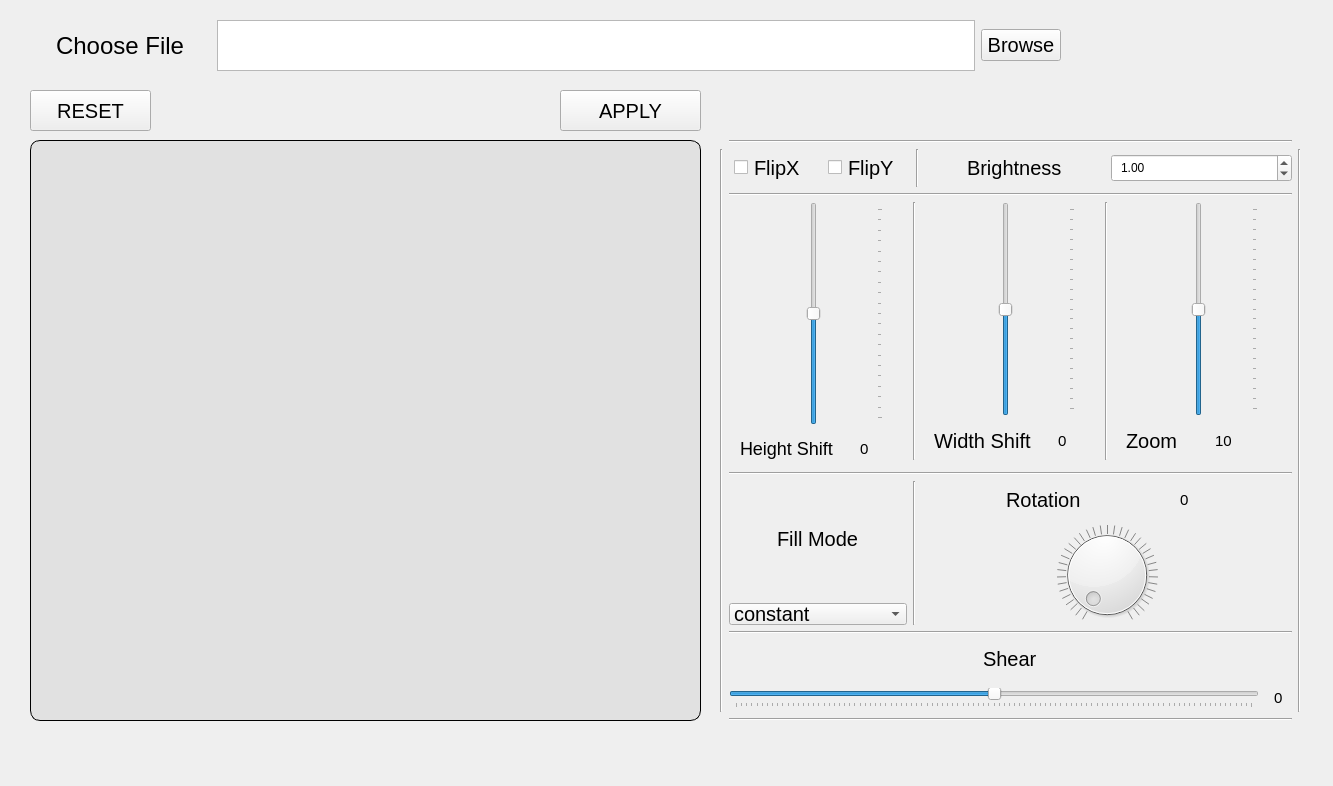
<?xml version="1.0" encoding="UTF-8"?>
<ui version="4.0">
 <class>MainWindow</class>
 <widget class="QMainWindow" name="MainWindow">
  <property name="geometry">
   <rect>
    <x>0</x>
    <y>0</y>
    <width>1333</width>
    <height>786</height>
   </rect>
  </property>
  <property name="windowTitle">
   <string>MainWindow</string>
  </property>
  <property name="styleSheet">
   <string notr="true"/>
  </property>
  <property name="animated">
   <bool>true</bool>
  </property>
  <widget class="QWidget" name="centralwidget">
   <widget class="QWidget" name="horizontalLayoutWidget">
    <property name="geometry">
     <rect>
      <x>30</x>
      <y>20</y>
      <width>1031</width>
      <height>51</height>
     </rect>
    </property>
    <layout class="QHBoxLayout" name="horizontalLayout">
     <item>
      <widget class="QLabel" name="label">
       <property name="enabled">
        <bool>true</bool>
       </property>
       <property name="styleSheet">
        <string notr="true">padding-left: 15px;
padding-right: 15px;
padding-top: 5px;
padding-bottom: 5px;
margin: 5px;
font: 18pt;
</string>
       </property>
       <property name="text">
        <string>Choose File</string>
       </property>
      </widget>
     </item>
     <item>
      <widget class="QTextEdit" name="textEdit">
       <property name="enabled">
        <bool>true</bool>
       </property>
       <property name="styleSheet">
        <string notr="true">font-size:15px;</string>
       </property>
       <property name="html">
        <string>&lt;!DOCTYPE HTML PUBLIC &quot;-//W3C//DTD HTML 4.0//EN&quot; &quot;http://www.w3.org/TR/REC-html40/strict.dtd&quot;&gt;
&lt;html&gt;&lt;head&gt;&lt;meta name=&quot;qrichtext&quot; content=&quot;1&quot; /&gt;&lt;style type=&quot;text/css&quot;&gt;
p, li { white-space: pre-wrap; }
&lt;/style&gt;&lt;/head&gt;&lt;body style=&quot; font-family:'MS Shell Dlg 2'; font-size:15px; font-weight:400; font-style:normal;&quot;&gt;
&lt;p style=&quot;-qt-paragraph-type:empty; margin-top:0px; margin-bottom:0px; margin-left:0px; margin-right:0px; -qt-block-indent:0; text-indent:0px; font-size:7.8pt;&quot;&gt;&lt;br /&gt;&lt;/p&gt;&lt;/body&gt;&lt;/html&gt;</string>
       </property>
      </widget>
     </item>
     <item>
      <widget class="QPushButton" name="browseButton">
       <property name="cursor">
        <cursorShape>PointingHandCursor</cursorShape>
       </property>
       <property name="styleSheet">
        <string notr="true">font-size:15pt</string>
       </property>
       <property name="text">
        <string>Browse</string>
       </property>
      </widget>
     </item>
    </layout>
   </widget>
   <widget class="QLabel" name="imagePreview">
    <property name="enabled">
     <bool>true</bool>
    </property>
    <property name="geometry">
     <rect>
      <x>30</x>
      <y>140</y>
      <width>671</width>
      <height>581</height>
     </rect>
    </property>
    <property name="mouseTracking">
     <bool>false</bool>
    </property>
    <property name="tabletTracking">
     <bool>true</bool>
    </property>
    <property name="acceptDrops">
     <bool>false</bool>
    </property>
    <property name="autoFillBackground">
     <bool>false</bool>
    </property>
    <property name="styleSheet">
     <string notr="true">background-color:rgba(203, 203, 203, 100);
border:1px solid black;
border-radius: 10px;
</string>
    </property>
    <property name="frameShape">
     <enum>QFrame::Box</enum>
    </property>
    <property name="text">
     <string/>
    </property>
    <property name="scaledContents">
     <bool>true</bool>
    </property>
    <property name="alignment">
     <set>Qt::AlignCenter</set>
    </property>
    <property name="wordWrap">
     <bool>false</bool>
    </property>
    <property name="openExternalLinks">
     <bool>false</bool>
    </property>
   </widget>
   <widget class="QPushButton" name="applyEffect">
    <property name="enabled">
     <bool>true</bool>
    </property>
    <property name="geometry">
     <rect>
      <x>560</x>
      <y>90</y>
      <width>141</width>
      <height>41</height>
     </rect>
    </property>
    <property name="cursor">
     <cursorShape>PointingHandCursor</cursorShape>
    </property>
    <property name="styleSheet">
     <string notr="true">font: 15pt;
</string>
    </property>
    <property name="text">
     <string>APPLY</string>
    </property>
   </widget>
   <widget class="QPushButton" name="resetButton">
    <property name="geometry">
     <rect>
      <x>30</x>
      <y>90</y>
      <width>121</width>
      <height>41</height>
     </rect>
    </property>
    <property name="cursor">
     <cursorShape>PointingHandCursor</cursorShape>
    </property>
    <property name="styleSheet">
     <string notr="true">font: 15pt;</string>
    </property>
    <property name="text">
     <string>RESET</string>
    </property>
   </widget>
   <widget class="QWidget" name="gridLayoutWidget_5">
    <property name="geometry">
     <rect>
      <x>720</x>
      <y>140</y>
      <width>581</width>
      <height>581</height>
     </rect>
    </property>
    <layout class="QGridLayout" name="gridLayout_5">
     <item row="4" column="1">
      <widget class="Line" name="line_4">
       <property name="styleSheet">
        <string notr="true">color:rgb(200,200,200);</string>
       </property>
       <property name="orientation">
        <enum>Qt::Horizontal</enum>
       </property>
      </widget>
     </item>
     <item row="3" column="1">
      <layout class="QGridLayout" name="gridLayout">
       <item row="0" column="4">
        <layout class="QVBoxLayout" name="verticalLayout_4">
         <item alignment="Qt::AlignHCenter">
          <widget class="QSlider" name="zoomXSlider">
           <property name="styleSheet">
            <string notr="true">width: 110px;</string>
           </property>
           <property name="minimum">
            <number>0</number>
           </property>
           <property name="maximum">
            <number>20</number>
           </property>
           <property name="value">
            <number>10</number>
           </property>
           <property name="orientation">
            <enum>Qt::Vertical</enum>
           </property>
           <property name="tickPosition">
            <enum>QSlider::TicksBelow</enum>
           </property>
           <property name="tickInterval">
            <number>1</number>
           </property>
          </widget>
         </item>
         <item>
          <layout class="QHBoxLayout" name="horizontalLayout_6">
           <item>
            <widget class="QLabel" name="zoomXLabel">
             <property name="styleSheet">
              <string notr="true">padding-top: 5px;
padding-bottom: 5px;
padding-left: 5px;
padding-right:5px;
margin: 2px;
font: 20px ;</string>
             </property>
             <property name="text">
              <string>Zoom</string>
             </property>
            </widget>
           </item>
           <item>
            <widget class="QLabel" name="zoomXValue">
             <property name="styleSheet">
              <string notr="true">padding-top: 5px;
padding-bottom: 5px;
padding-left: 5px;
padding-right:5px;
font-size:15px;
text-align: center;</string>
             </property>
             <property name="text">
              <string>10</string>
             </property>
            </widget>
           </item>
          </layout>
         </item>
        </layout>
       </item>
       <item row="3" column="2" colspan="3">
        <layout class="QGridLayout" name="gridLayout_2">
         <item row="0" column="0" colspan="2" alignment="Qt::AlignHCenter">
          <widget class="QLabel" name="rotationLabel">
           <property name="styleSheet">
            <string notr="true">padding-top: 5px;
padding-bottom: 5px;
padding-left: 10px;
padding-right:10px;
margin: 2px;
font: 15pt ;</string>
           </property>
           <property name="text">
            <string>Rotation</string>
           </property>
          </widget>
         </item>
         <item row="0" column="2">
          <widget class="QLabel" name="rotationValue">
           <property name="styleSheet">
            <string notr="true">padding-top: 5px;
padding-bottom: 5px;
padding-left: 5px;
padding-right:5px;
font-size:15px;
text-align: center;</string>
           </property>
           <property name="text">
            <string>0</string>
           </property>
          </widget>
         </item>
         <item row="1" column="0" colspan="3">
          <widget class="QDial" name="rotationDial">
           <property name="styleSheet">
            <string notr="true"/>
           </property>
           <property name="minimum">
            <number>0</number>
           </property>
           <property name="maximum">
            <number>360</number>
           </property>
           <property name="wrapping">
            <bool>false</bool>
           </property>
           <property name="notchTarget">
            <double>10.000000000000000</double>
           </property>
           <property name="notchesVisible">
            <bool>true</bool>
           </property>
          </widget>
         </item>
        </layout>
       </item>
       <item row="0" column="1">
        <widget class="Line" name="line">
         <property name="styleSheet">
          <string notr="true">color:rgb(200,200,200);</string>
         </property>
         <property name="orientation">
          <enum>Qt::Vertical</enum>
         </property>
        </widget>
       </item>
       <item row="3" column="1">
        <widget class="Line" name="line_2">
         <property name="styleSheet">
          <string notr="true">color:rgb(200,200,200);</string>
         </property>
         <property name="orientation">
          <enum>Qt::Vertical</enum>
         </property>
        </widget>
       </item>
       <item row="0" column="2">
        <layout class="QVBoxLayout" name="verticalLayout_3">
         <item alignment="Qt::AlignHCenter">
          <widget class="QSlider" name="widthSlider">
           <property name="enabled">
            <bool>true</bool>
           </property>
           <property name="styleSheet">
            <string notr="true">width: 130px;</string>
           </property>
           <property name="minimum">
            <number>-100</number>
           </property>
           <property name="maximum">
            <number>100</number>
           </property>
           <property name="singleStep">
            <number>1</number>
           </property>
           <property name="pageStep">
            <number>10</number>
           </property>
           <property name="orientation">
            <enum>Qt::Vertical</enum>
           </property>
           <property name="tickPosition">
            <enum>QSlider::TicksBelow</enum>
           </property>
           <property name="tickInterval">
            <number>10</number>
           </property>
          </widget>
         </item>
         <item>
          <layout class="QHBoxLayout" name="horizontalLayout_5">
           <item>
            <widget class="QLabel" name="widthLabel">
             <property name="styleSheet">
              <string notr="true">padding-top: 5px;
padding-bottom: 5px;
padding-left:5px;
padding-right:5px;
margin: 2px;
font: 20px;</string>
             </property>
             <property name="text">
              <string>Width Shift</string>
             </property>
            </widget>
           </item>
           <item>
            <widget class="QLabel" name="widthValue">
             <property name="styleSheet">
              <string notr="true">padding-top: 5px;
padding-bottom: 5px;
padding-left: 5px;
padding-right:5px;
font-size:15px;
text-align: center;</string>
             </property>
             <property name="text">
              <string>0</string>
             </property>
            </widget>
           </item>
          </layout>
         </item>
        </layout>
       </item>
       <item row="0" column="3">
        <widget class="Line" name="line_3">
         <property name="styleSheet">
          <string notr="true">color:rgb(200,200,200);</string>
         </property>
         <property name="orientation">
          <enum>Qt::Vertical</enum>
         </property>
        </widget>
       </item>
       <item row="0" column="0" rowspan="2">
        <layout class="QVBoxLayout" name="verticalLayout">
         <item alignment="Qt::AlignHCenter">
          <widget class="QSlider" name="heightSlider">
           <property name="styleSheet">
            <string notr="true">width: 130px;</string>
           </property>
           <property name="minimum">
            <number>-100</number>
           </property>
           <property name="maximum">
            <number>100</number>
           </property>
           <property name="singleStep">
            <number>1</number>
           </property>
           <property name="value">
            <number>0</number>
           </property>
           <property name="tracking">
            <bool>true</bool>
           </property>
           <property name="orientation">
            <enum>Qt::Vertical</enum>
           </property>
           <property name="invertedAppearance">
            <bool>false</bool>
           </property>
           <property name="invertedControls">
            <bool>false</bool>
           </property>
           <property name="tickPosition">
            <enum>QSlider::TicksBelow</enum>
           </property>
           <property name="tickInterval">
            <number>10</number>
           </property>
          </widget>
         </item>
         <item>
          <layout class="QHBoxLayout" name="horizontalLayout_4">
           <item alignment="Qt::AlignLeft">
            <widget class="QLabel" name="heightLabel">
             <property name="styleSheet">
              <string notr="true">padding-top: 5px;
padding-bottom: 5px;
padding-left:5px;
padding-right:5px;
margin: 2px;
font: 18px ;</string>
             </property>
             <property name="text">
              <string>Height Shift</string>
             </property>
            </widget>
           </item>
           <item>
            <widget class="QLabel" name="heightValue">
             <property name="styleSheet">
              <string notr="true">padding-top: 5px;
padding-bottom: 5px;
padding-left: 5px;
padding-right:5px;
font-size:15px;
text-align: center;</string>
             </property>
             <property name="text">
              <string>0</string>
             </property>
            </widget>
           </item>
          </layout>
         </item>
        </layout>
       </item>
       <item row="2" column="0" colspan="5">
        <widget class="Line" name="line_6">
         <property name="styleSheet">
          <string notr="true">color:rgb(200,200,200);</string>
         </property>
         <property name="orientation">
          <enum>Qt::Horizontal</enum>
         </property>
        </widget>
       </item>
       <item row="3" column="0">
        <layout class="QVBoxLayout" name="verticalLayout_2">
         <item alignment="Qt::AlignHCenter|Qt::AlignVCenter">
          <widget class="QLabel" name="label_2">
           <property name="styleSheet">
            <string notr="true">padding-top: 5px;
padding-bottom: 5px;
padding-left: 5px;
padding-right:5px;
margin: 2px;
text-align:center;
font: 15pt ;</string>
           </property>
           <property name="text">
            <string>Fill Mode</string>
           </property>
          </widget>
         </item>
         <item>
          <widget class="QComboBox" name="fillMode">
           <property name="maximumSize">
            <size>
             <width>194</width>
             <height>22</height>
            </size>
           </property>
           <property name="styleSheet">
            <string notr="true">font-size:20px;</string>
           </property>
           <item>
            <property name="text">
             <string>constant</string>
            </property>
           </item>
           <item>
            <property name="text">
             <string>nearest</string>
            </property>
           </item>
           <item>
            <property name="text">
             <string>reflect</string>
            </property>
           </item>
           <item>
            <property name="text">
             <string>wrap</string>
            </property>
           </item>
          </widget>
         </item>
        </layout>
       </item>
      </layout>
     </item>
     <item row="5" column="1">
      <layout class="QVBoxLayout" name="verticalLayout_5">
       <item alignment="Qt::AlignHCenter">
        <widget class="QLabel" name="shearLabel">
         <property name="styleSheet">
          <string notr="true">padding-top: 5px;
padding-bottom: 5px;
padding-left: 5px;
padding-right:5px;
margin: 2px;
text-align: center;
font: 15pt;</string>
         </property>
         <property name="text">
          <string>Shear</string>
         </property>
        </widget>
       </item>
       <item>
        <layout class="QHBoxLayout" name="horizontalLayout_7">
         <item>
          <widget class="QSlider" name="shearSlider">
           <property name="minimum">
            <number>-50</number>
           </property>
           <property name="maximum">
            <number>50</number>
           </property>
           <property name="orientation">
            <enum>Qt::Horizontal</enum>
           </property>
           <property name="tickPosition">
            <enum>QSlider::TicksBelow</enum>
           </property>
          </widget>
         </item>
         <item>
          <widget class="QLabel" name="shearValue">
           <property name="styleSheet">
            <string notr="true">padding-top: 5px;
padding-bottom: 5px;
padding-left: 5px;
padding-right:5px;
font-size:15px;
text-align: center;</string>
           </property>
           <property name="text">
            <string>0</string>
           </property>
          </widget>
         </item>
        </layout>
       </item>
      </layout>
     </item>
     <item row="6" column="1">
      <widget class="Line" name="line_10">
       <property name="styleSheet">
        <string notr="true">color:rgb(200,200,200);</string>
       </property>
       <property name="orientation">
        <enum>Qt::Horizontal</enum>
       </property>
      </widget>
     </item>
     <item row="0" column="1">
      <widget class="Line" name="line_11">
       <property name="styleSheet">
        <string notr="true">color:rgb(200,200,200);</string>
       </property>
       <property name="orientation">
        <enum>Qt::Horizontal</enum>
       </property>
      </widget>
     </item>
     <item row="2" column="1">
      <widget class="Line" name="line_8">
       <property name="styleSheet">
        <string notr="true">color:rgb(200,200,200);</string>
       </property>
       <property name="orientation">
        <enum>Qt::Horizontal</enum>
       </property>
      </widget>
     </item>
     <item row="1" column="0" rowspan="5">
      <widget class="Line" name="line_9">
       <property name="styleSheet">
        <string notr="true">color:rgb(200,200,200);</string>
       </property>
       <property name="orientation">
        <enum>Qt::Vertical</enum>
       </property>
      </widget>
     </item>
     <item row="1" column="2" rowspan="5">
      <widget class="Line" name="line_12">
       <property name="styleSheet">
        <string notr="true">color:rgb(200,200,200);</string>
       </property>
       <property name="orientation">
        <enum>Qt::Vertical</enum>
       </property>
      </widget>
     </item>
     <item row="1" column="1">
      <layout class="QHBoxLayout" name="horizontalLayout_3">
       <item>
        <layout class="QHBoxLayout" name="horizontalLayout_2">
         <item>
          <widget class="QCheckBox" name="flipCheckBoxX">
           <property name="cursor">
            <cursorShape>PointingHandCursor</cursorShape>
           </property>
           <property name="styleSheet">
            <string notr="true">padding-top: 5px;
padding-bottom: 5px;
padding-left: 5px;
padding-right:5px;
font-size:20px;</string>
           </property>
           <property name="text">
            <string>FlipX</string>
           </property>
           <property name="tristate">
            <bool>false</bool>
           </property>
          </widget>
         </item>
         <item>
          <widget class="QCheckBox" name="flipCheckBoxY">
           <property name="cursor">
            <cursorShape>PointingHandCursor</cursorShape>
           </property>
           <property name="styleSheet">
            <string notr="true">padding-top: 5px;
padding-bottom: 5px;
padding-left: 5px;
padding-right:5px;
font-size:20px;</string>
           </property>
           <property name="text">
            <string>FlipY</string>
           </property>
           <property name="tristate">
            <bool>false</bool>
           </property>
          </widget>
         </item>
        </layout>
       </item>
       <item>
        <widget class="Line" name="line_5">
         <property name="orientation">
          <enum>Qt::Vertical</enum>
         </property>
        </widget>
       </item>
       <item alignment="Qt::AlignHCenter">
        <widget class="QLabel" name="brightnessLabel">
         <property name="layoutDirection">
          <enum>Qt::RightToLeft</enum>
         </property>
         <property name="styleSheet">
          <string notr="true">padding-top: 5px;
padding-bottom: 5px;
padding-left: 5px;
padding-right:5px;
margin: 2px;
font: 15pt </string>
         </property>
         <property name="text">
          <string>Brightness</string>
         </property>
        </widget>
       </item>
       <item>
        <widget class="QDoubleSpinBox" name="brightnessBox">
         <property name="styleSheet">
          <string notr="true">padding-top: 2.5px;
padding-bottom: 2.5px;
padding-left: 5px;
padding-right: 5px;</string>
         </property>
         <property name="decimals">
          <number>2</number>
         </property>
         <property name="minimum">
          <double>0.800000000000000</double>
         </property>
         <property name="maximum">
          <double>1.200000000000000</double>
         </property>
         <property name="singleStep">
          <double>0.050000000000000</double>
         </property>
         <property name="value">
          <double>1.000000000000000</double>
         </property>
        </widget>
       </item>
      </layout>
     </item>
    </layout>
   </widget>
   <widget class="QLabel" name="statusLabel">
    <property name="geometry">
     <rect>
      <x>30</x>
      <y>730</y>
      <width>671</width>
      <height>31</height>
     </rect>
    </property>
    <property name="text">
     <string/>
    </property>
   </widget>
  </widget>
 </widget>
 <resources/>
 <connections/>
</ui>
